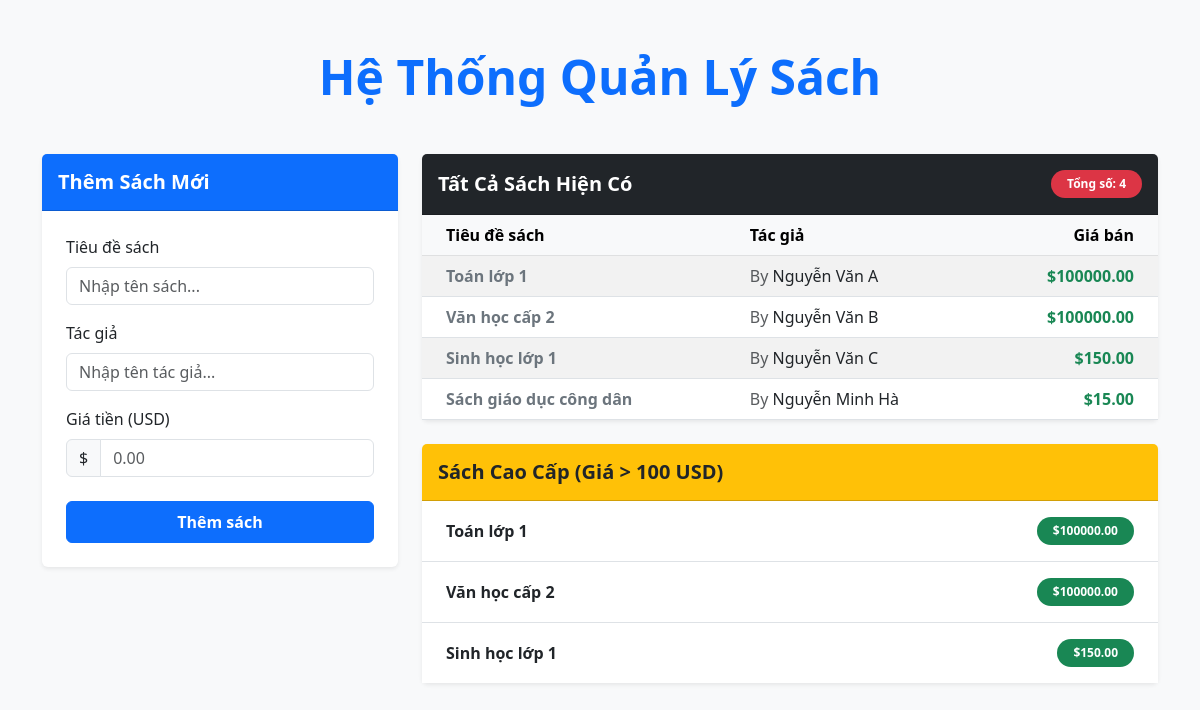
The page /books/ on the database its author committed.
### main_app/models.py (models this page shows, shortened)
class Book(models.Model):
    title = models.CharField(max_length=200)
    author = models.CharField(max_length=100)
    price = models.DecimalField(max_digits=10, decimal_places=2)
    created_at = models.DateTimeField(auto_now_add=True)

### main_app/views.py (the view, shortened to what this page needs)
# urls.py: path('books/', views.book_list, name='book_list'),
def book_list(request):
    all_books = Book.objects.all()
    expensive_books = Book.objects.filter(price__gt=100) # Lọc giá > 100
    total_books = all_books.count() # Đếm tổng số lượng sách
    return render(request, 'main_app/book_list.html', {
        'all_books': all_books,
        'expensive_books': expensive_books,
        'total_books': total_books
    })

### main_app/templates/main_app/book_list.html (shortened to what this page needs)
<!DOCTYPE html>
<html lang="vi">
<head>
    <link href="https://cdn.jsdelivr.net/npm/bootstrap@5.3.0/dist/css/bootstrap.min.css" rel="stylesheet">
</head>
<body class="bg-light py-5">
    <div class="container">
        <div class="text-center mb-5">
            <h1 class="display-5 fw-bold text-primary">Hệ Thống Quản Lý Sách</h1>
        </div>
        <div class="row g-4">
            <div class="col-md-4">
                <div class="card shadow-sm border-0">
                    <div class="card-header bg-primary text-white py-3">
                        <h5 class="card-title mb-0 fw-semibold">Thêm Sách Mới</h5>
                    </div>
                    <div class="card-body p-4">
                        <form method="POST">
                            <div class="mb-3">
                                <label class="form-label fw-medium">Tiêu đề sách</label>
                                <input type="text" name="title" class="form-control" placeholder="Nhập tên sách..." required>
                            </div>
                            <div class="mb-3">
                                <label class="form-label fw-medium">Tác giả</label>
                                <input type="text" name="author" class="form-control" placeholder="Nhập tên tác giả..." required>
                            </div>
                            <div class="mb-4">
                                <label class="form-label fw-medium">Giá tiền (USD)</label>
                                <div class="input-group">
                                    <span class="input-group-text">$</span>
                                    <input type="number" step="0.01" name="price" class="form-control" placeholder="0.00" required>
                                </div>
                            </div>
                            <button type="submit" class="btn btn-primary w-100 py-2 fw-bold">
                                 Thêm sách
                            </button>
                        </form>
                    </div>
                </div>
            </div>
            <div class="col-md-8">
                <div class="card shadow-sm border-0 mb-4">
                    <div class="card-header bg-dark text-white d-flex justify-content-between align-items-center py-3">
                        <h5 class="mb-0 fw-semibold">Tất Cả Sách Hiện Có</h5>
                        <span class="badge bg-danger rounded-pill px-3 py-2 fw-bold">Tổng số: {{ total_books }}</span>
                    </div>
                    <div class="card-body p-0">
                        <div class="table-responsive">
                            <table class="table table-hover table-striped mb-0 align-middle">
                                <thead class="table-light">
                                    <tr>
                                        <th class="ps-4">Tiêu đề sách</th>
                                        <th>Tác giả</th>
                                        <th class="text-end pe-4">Giá bán</th>
                                    </tr>
                                </thead>
                                <tbody>
                                    {% for book in all_books %}
                                        <tr>
                                            <td class="fw-bold text-secondary ps-4">{{ book.title }}</td>
                                            <td><span class="text-muted">By</span> {{ book.author }}</td>
                                            <td class="text-end fw-bold text-success pe-4">${{ book.price }}</td>
                                        </tr>
                                    {% empty %}
                                        <tr>
                                            <td colspan="3" class="text-center py-4 text-muted italic">
                                                Chưa có sách nào trong thư viện.
                                            </td>
                                        </tr>
                                    {% endfor %}
                                </tbody>
                            </table>
                        </div>
                    </div>
                </div>
                <div class="card shadow-sm border-0">
                    <div class="card-header bg-warning text-dark py-3">
                        <h5 class="mb-0 fw-bold">Sách Cao Cấp (Giá > 100 USD)</h5>
                    </div>
                    <div class="card-body p-0">
                        <ul class="list-group list-group-flush">
                            {% for book in expensive_books %}
                                <li class="list-group-item d-flex justify-content-between align-items-center px-4 py-3">
                                    <span class="fw-semibold">{{ book.title }}</span>
                                    <span class="badge bg-success rounded-pill px-3 py-2">${{ book.price }}</span>
                                </li>
                            {% empty %}
                                <li class="list-group-item text-center py-3 text-muted">
                                    Không có cuốn sách nào giá vượt quá 100 USD.
                                </li>
                            {% endfor %}
                        </ul>
                    </div>
                </div>
            </div>
        </div>
    </div>
</body>
</html>

### rows shown on the page
Book: title "Toán lớp 1", author "Nguyễn Văn A", price "100000.00"
Book: title "Văn học cấp 2", author "Nguyễn Văn B", price "100000.00"
Book: title "Sinh học lớp 1", author "Nguyễn Văn C", price "150.00"
Book: title "Sách giáo dục công dân", author "Nguyễn Minh Hà", price "15.00"

### other values the page prints
{{ total_books }} "4"
